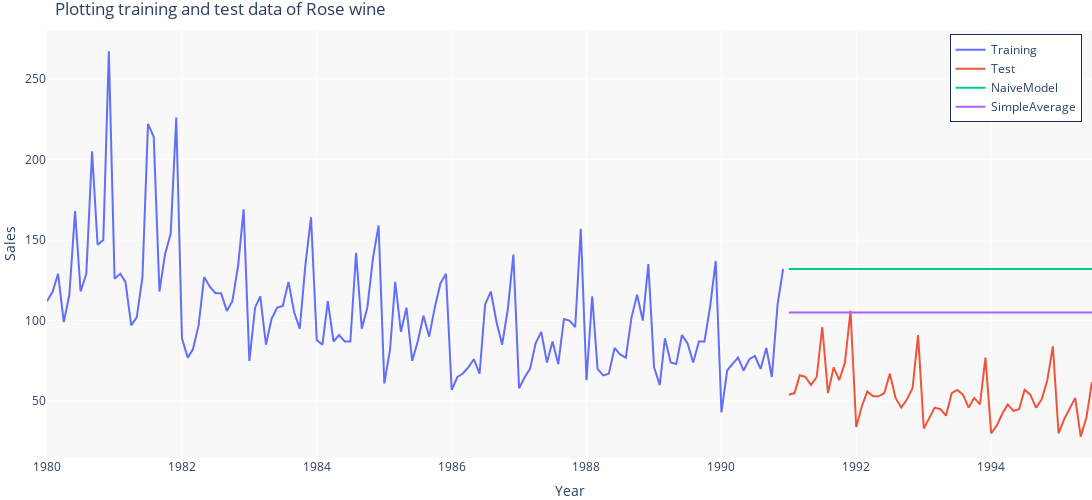

Notebook code for this chart:
### Markdown cell above
## Simple Average

### Code cell
SimpleAverage_train = train_Rose.copy()
SimpleAverage_test = test_Rose.copy()
SimpleAverage_test['SimpleAvg'] = train_Rose['Rose'].mean()
plot4 = go.Scatter(x=SimpleAverage_test.index,y=SimpleAverage_test['SimpleAvg'],name='SimpleAverage'); fig_Rose.add_trace(plot4); fig_Rose.show()
rmse_test = metrics.mean_squared_error(test_Rose['Rose'],SimpleAverage_test['SimpleAvg'],squared=False)

TestResult_Temp = pd.DataFrame({'Test RMSE': [rmse_test]},index=['SimpleAverage'])

TestResults_Rose = pd.concat([TestResults_Rose, TestResult_Temp])
TestResults_Rose
